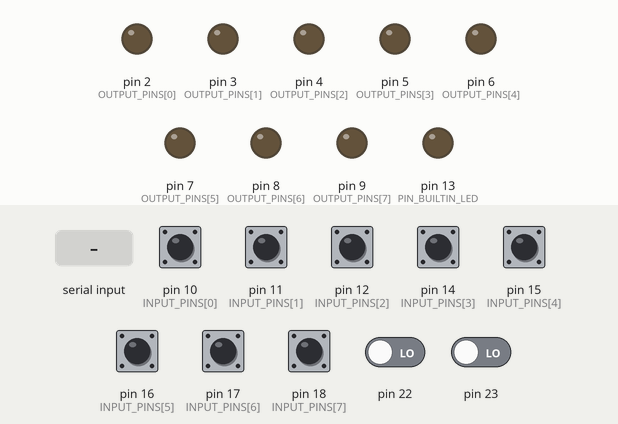
A sketch run on a simulated Arduino Uno, built with avr-gcc and run on an emulated ATmega328P. Shown: output pins drawn as LEDs (lit = HIGH). The inputs (shaded band) are chosen by the test bench; at power-on: pin 10 (INPUT_PINS[0]), pin 11 (INPUT_PINS[1]), pin 12 (INPUT_PINS[2]), pin 14 (INPUT_PINS[3]), pin 15 (INPUT_PINS[4]), pin 16 (INPUT_PINS[5]), pin 17 (INPUT_PINS[6]), pin 18 (INPUT_PINS[7]) HIGH, pin 22, pin 23 LOW. What the sketch prints to the serial monitor is not drawn.

Above: at 2.1 s.
2.2 s: "1" received over Serial
At 3.2 s:
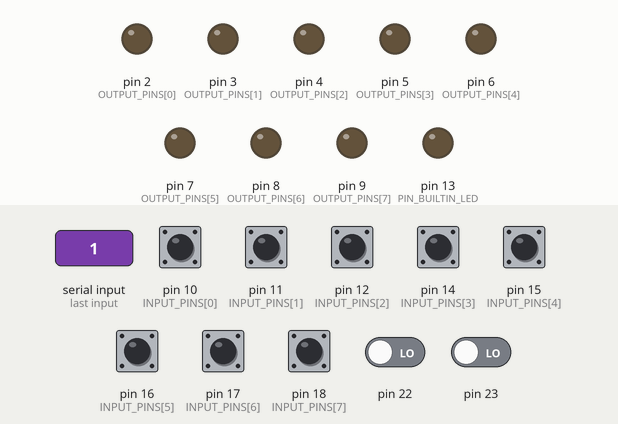
3.7 s: byte 1 (1) received over Serial
At 4.3 s:
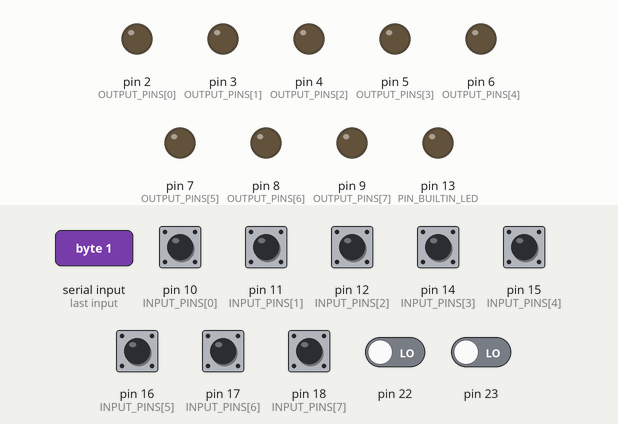
5.2 s: byte 2 (2) received over Serial
At 5.5 s:
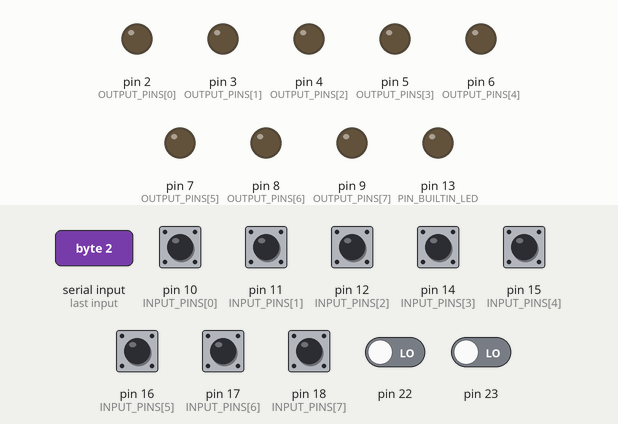
6.7 s: "0" received over Serial
At 7.8 s:
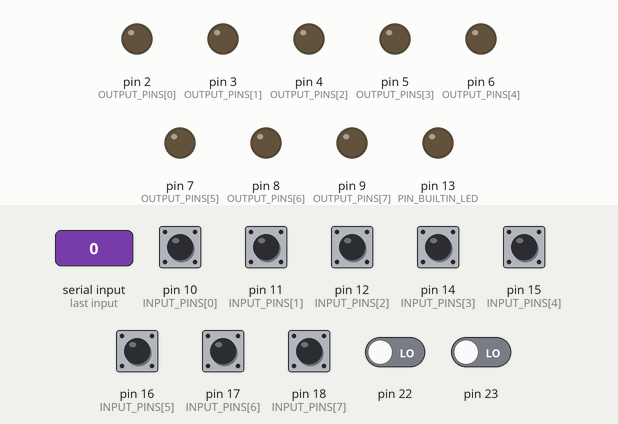
8.2 s: "2" received over Serial
At 9.0 s:
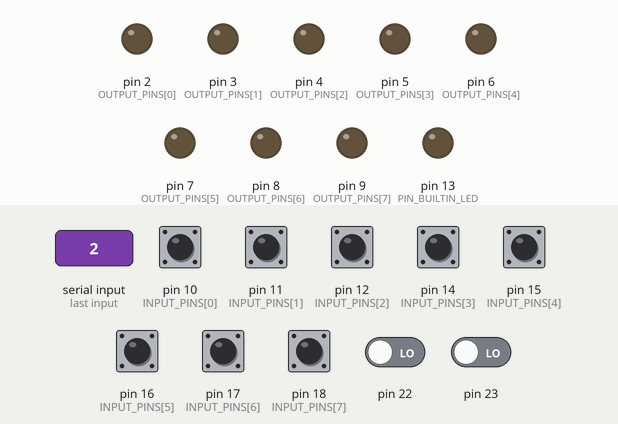
Timing chart, 0 to 11.2 s (numbered marks = the images above; inputs shaded):
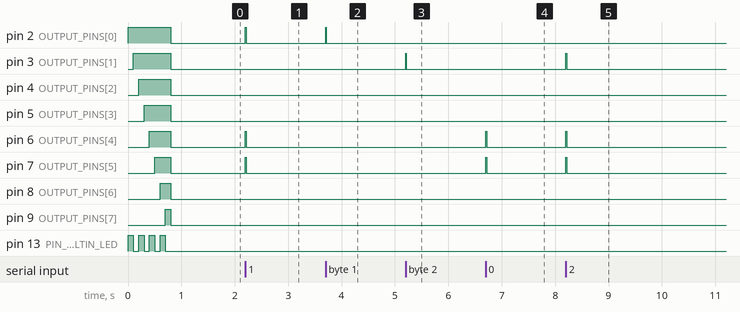

The sketch:

bitsi.ino
```cpp
// (licence header left out)
// Constants
const unsigned long TIMEOUT_DEBOUNCE = 8; // Debounce interval in ms
const int PIN_BUILTIN_LED = 13;

// Input pins configuration
const int INPUT_PINS[8] = {10, 11, 12, 14, 15, 16, 17, 18};

// Output pins configuration
const int OUTPUT_PINS[8] = {2, 3, 4, 5, 6, 7, 8, 9};
unsigned long TIMEOUT_PULSE_LENGTH = 15;  // Pulse length in ms

// Variables
byte serialInChar;                  // To receive desired Parallel_Out value
unsigned long timeNow = 0;          // Current time reference
unsigned long timeOnsetOut = 0;     // When Parallel_Out was set
bool isParallelOutActive = false;   // Whether output pulse is active

// Input state tracking
bool buttonState[8] = {LOW, LOW, LOW, LOW, LOW, LOW, LOW, LOW};
bool prevInputState[8] = {HIGH, HIGH, HIGH, HIGH, HIGH, HIGH, HIGH, HIGH};

// Debounce tracking
unsigned long debounceStartTime[8] = {0, 0, 0, 0, 0, 0, 0, 0};
bool isDebouncing[8] = {false, false, false, false, false, false, false, false};

// For initialization of the duration and/or levelmode programming
typedef enum operatingMode {
  NORMAL,
  PROGRAMMING,
  PULSELENGTH,
  LEVELMODE
} operatingMode_t;
operatingMode_t operatingMode;

void setup() {
  // Initialize serial port
  Serial.begin(115200);

  // Set the initial operating mode
  operatingMode = NORMAL;

  // Configure ports
  setupInputPort();
  setupOutputPort();
  writeOutputPort(0);

  // Configure built-in LED
  pinMode(PIN_BUILTIN_LED, OUTPUT);
  digitalWrite(PIN_BUILTIN_LED, LOW);

  // Startup LED sequence
  for (byte i = 0; i < 8; i++) {
    writeOutputPort((B00000001 << (i + 1)) - 1);
    digitalWrite(PIN_BUILTIN_LED, !digitalRead(PIN_BUILTIN_LED));
    delay(100);
  }
  writeOutputPort(0);
  delay(100);

  // Show ready message
  Serial.println("BITSI mode, Ready!");
}

void loop() {
  // Get current time reference
  timeNow = millis();

  // Process serial input
  processSerialInput();

  // Process button pins
  processButtonPins();

  // Handle debounce timeouts
  handleDebounceTimeouts();
}

void processSerialInput() {
  if (Serial.available()) {
    serialInChar = Serial.read();

    // deal with the initialization of the pulse length and/or levelmode programming
    if (operatingMode == NORMAL && serialInChar == 0) {
      operatingMode = PROGRAMMING;
    }
    else if (operatingMode == PROGRAMMING && serialInChar == 1) {
      operatingMode = PULSELENGTH;
    }
    else if (operatingMode == PROGRAMMING && serialInChar == 2) {
      operatingMode = LEVELMODE;
    }
    else if (operatingMode == PULSELENGTH) {
      // the third byte is the pulse duration
      TIMEOUT_PULSE_LENGTH = serialInChar;
      operatingMode = NORMAL;
    }
    else if (operatingMode == LEVELMODE) {
      // the third byte would be the bitmask, but level mode is not supported here
      operatingMode = NORMAL;
    }
    else {
      // output the incoming character as TTL signals
      writeOutputPort(serialInChar);
      timeOnsetOut = timeNow;
      isParallelOutActive = true;
    }
  }
  else if (isParallelOutActive && ((timeNow - timeOnsetOut) > TIMEOUT_PULSE_LENGTH)) {
    writeOutputPort(0);
    isParallelOutActive = false;
  }
}

void processButtonPins() {
  for (byte i = 0; i < 8; i++) {
    buttonState[i] = digitalRead(INPUT_PINS[i]);

    if ((prevInputState[i] != buttonState[i]) && !isDebouncing[i]) {
      // Send corresponding character (A-H for high, a-h for low)
      Serial.print(char(buttonState[i] == HIGH ? (65 + i) : (97 + i)));

      // Start debouncing
      debounceStartTime[i] = millis();
      isDebouncing[i] = true;
      prevInputState[i] = buttonState[i];
    }
  }
}

void handleDebounceTimeouts() {
  for (byte i = 0; i < 8; i++) {
    if (isDebouncing[i] && ((timeNow - debounceStartTime[i]) > TIMEOUT_DEBOUNCE)) {
      isDebouncing[i] = false;
    }
  }
}

void setupOutputPort() {
  for (int pin = 0; pin <8; pin++) {
    pinMode(OUTPUT_PINS[pin], OUTPUT);
    digitalWrite(OUTPUT_PINS[pin], LOW);  // Initialize outputs to LOW
  }
}

void setupInputPort() {
  for (int i = 0; i < 8; i++) {
    pinMode(INPUT_PINS[i], INPUT);
    digitalWrite(INPUT_PINS[i], HIGH);  // Enable pull-up resistors
  }
}

byte readInputPort() {
  byte portB = PINB;
  byte portC = PINC;
  return ((portB & B00011100) >> 2) | ((portC & B00011111) << 3);
}

byte readOutputPort() {
  byte portC = PINC;
  byte portD = PIND;
  return ((portD & B11111100) >> 2) | ((portC & B00000011) << 6);
}

void writeOutputPort(byte code) {
  // Calculate new port states
  byte portB = (code & B11000000) >> 6 | (PINB & B11111100);
  byte portD = (code & B00111111) << 2;

  // Update ports
  PORTB = portB;
  PORTD = portD;
}
```

Measured:
- after the input at 2.2 s, pin 2 (OUTPUT_PINS[0]), pin 6 (OUTPUT_PINS[4]), pin 7 (OUTPUT_PINS[5]): LOW → HIGH at once, → LOW 0.02 s later
- after the input at 3.7 s, pin 2 (OUTPUT_PINS[0]): LOW → HIGH at once, → LOW 0.02 s later
- after the input at 5.2 s, pin 3 (OUTPUT_PINS[1]): LOW → HIGH at once, → LOW 0.02 s later
- after the input at 6.7 s, pin 6 (OUTPUT_PINS[4]), pin 7 (OUTPUT_PINS[5]): LOW → HIGH at once, → LOW 0.02 s later
- after the input at 8.2 s, pin 3 (OUTPUT_PINS[1]), pin 6 (OUTPUT_PINS[4]), pin 7 (OUTPUT_PINS[5]): LOW → HIGH at once, → LOW 0.02 s later
